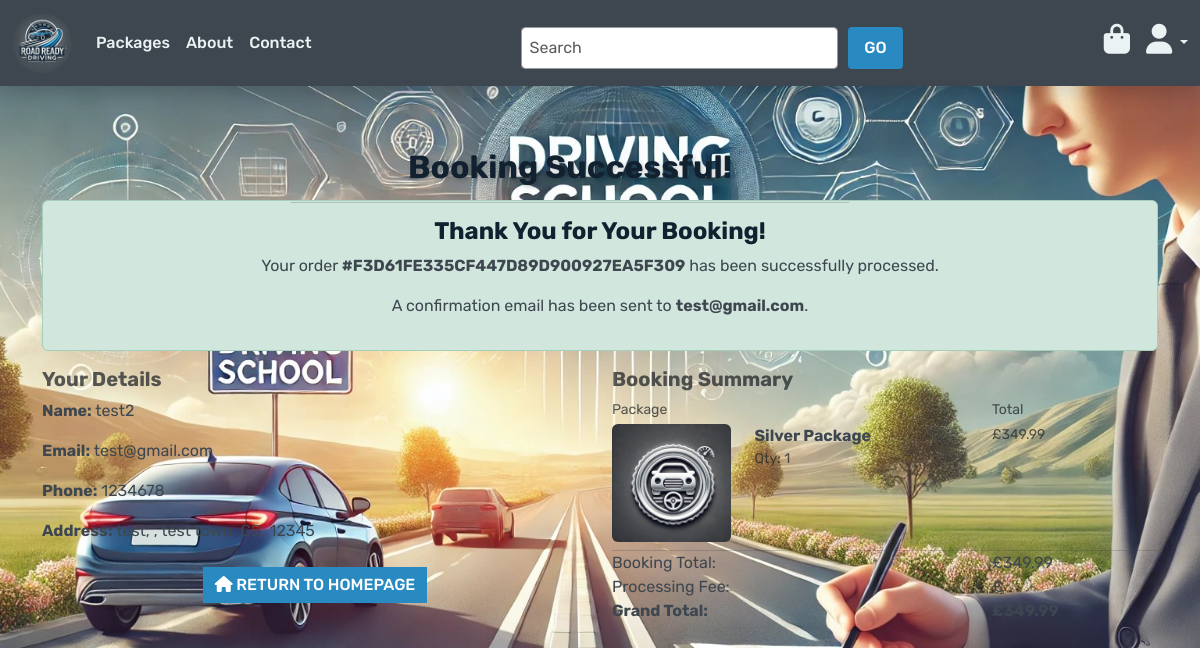
/checkout/success/F3D61FE335CF447D89D900927EA5F309/, run on the app's committed database.
### checkout/models.py (models this page shows, shortened)
class Order(models.Model):
    order_number = models.CharField(max_length=32, null=False, editable=False)
    full_name = models.CharField(max_length=50, blank=False)
    email = models.EmailField(max_length=254, blank=False)
    phone_number = models.CharField(max_length=20, blank=False)
    country = CountryField(blank_label='-- Select Country --*')
    street_address1 = models.CharField(max_length=80, blank=False)
    street_address2 = models.CharField(max_length=80, blank=True)
    town_or_city = models.CharField(max_length=40, blank=False)
    county = models.CharField(max_length=80, blank=True)
    postcode = models.CharField(max_length=20, blank=True)
    date = models.DateField(auto_now_add=True)
    order_total = models.DecimalField(max_digits=10, decimal_places=2, default=0)
    grand_total = models.DecimalField(max_digits=10, decimal_places=2, default=0)
    stripe_payment_intent_id = models.CharField(max_length=255, null=True, blank=True)
    user_profile = models.ForeignKey('profiles.UserProfile', on_delete=models.SET_NULL, null=True, blank=True, related_name='orders')

class OrderLineItem(models.Model):
    order = models.ForeignKey(Order, null=False, on_delete=models.CASCADE, related_name='lineitems')
    package = models.ForeignKey(ExternalPackage, null=False, on_delete=models.CASCADE)
    quantity = models.IntegerField(null=False, blank=False, default=1)
    lineitem_total = models.DecimalField(max_digits=6, decimal_places=2, null=False, blank=False, editable=False)

### packages/models.py (models this page shows, shortened)
class Package(models.Model):
    CATEGORY_CHOICES = [
        ('bronze', 'Bronze'),
        ('silver', 'Silver'),
        ('gold', 'Gold'),
    ]
    category = models.ForeignKey(Category, on_delete=models.CASCADE, related_name="packages")
    name = models.CharField(max_length=100, unique=True)
    icon = models.CharField(max_length=100)  # Stores the icon name like "bronze-driving-icon"
    price = models.DecimalField(max_digits=6, decimal_places=2)
    description = models.TextField()
    image_url = models.URLField(max_length=500, blank=True, null=True)  # Stores hosted image URL
    image = models.ImageField(upload_to="packages/", blank=True, null=True)  # Stores uploaded image

### checkout/views.py (the view)
# urls.py: path("success/<order_number>/", views.checkout_success, name="checkout_success"),
def checkout_success(request, order_number):
    save_info = request.session.get("save_info", False)
    order = get_object_or_404(Order, order_number=order_number)
    messages.success(
        request,
        f"Order successfully processed! \
        Your order number is {order_number}. A confirmation \
        email will be sent to {order.email}.",
    )
    if "bag" in request.session:
        del request.session["bag"]
    template = "checkout/checkout_success.html"
    context = {
        "order": order,
    }
    return render(request, template, context)

### bag/contexts.py (called while the page is built, shortened)
def bag_contents(request):
    bag_items = []
    total = 0
    package_count = 0
    bag = request.session.get('bag', {})
    context = {
        'bag_items': bag_items,
        'total': total,
        'package_count': package_count,
    }
    return context

### checkout/templates/checkout/checkout_success.html
{% extends "base.html" %}
{% load static %}
{% block extra_css %}
    <link rel="stylesheet" href="{% static 'checkout/css/checkout.css' %}">
{% endblock %}
{% block page_header %}
    <div class="container header-container">
        <div class="row">
            <div class="col text-center mt-5">
                <h2 class="logo-font">Booking Successful!</h2>
                <hr class="mx-auto w-50 mb-4">
            </div>
        </div>
    </div>
{% endblock %}
{% block content %}
    <div class="container">
        <div class="row">
            <div class="col text-center">
                <div class="alert alert-success">
                    <h4 class="font-weight-bold">Thank You for Your Booking!</h4>
                    <p>Your order <strong>#{{ order.order_number }}</strong> has been successfully processed.</p>
                    <p>A confirmation email has been sent to <strong>{{ order.email }}</strong>.</p>
                </div>
            </div>
        </div>
        <div class="row">
            <div class="col-12 col-lg-6 order-lg-last mb-5">
                <h5 class="text-muted">Booking Summary</h5>
                <div class="row">
                    <div class="col-8">
                        <p class="mb-1 mt-0 small text-muted">Package</p>
                    </div>
                    <div class="col-4 text-right">
                        <p class="mb-1 mt-0 small text-muted">Total</p>
                    </div>
                </div>
                {% for item in order.lineitems.all %}
                    <div class="row">
                        <div class="col-3 mb-2">
                            <a href="{% url 'package_detail' item.package.id %}">
                                {% if item.package.image %}
                                    <img class="img-fluid rounded" src="{{ item.package.image.url }}" alt="{{ item.package.name }}">
                                {% else %}
                                    <img class="img-fluid rounded" src="{{ MEDIA_URL }}noimage.png" alt="{{ item.package.name }}">
                                {% endif %}
                            </a>
                        </div>
                        <div class="col-5">
                            <p class="my-0"><strong>{{ item.package.name }}</strong></p>
                            <p class="my-0 small text-muted">Qty: {{ item.quantity }}</p>
                        </div>
                        <div class="col-4 text-right">
                            <p class="my-0 small text-muted">£{{ item.lineitem_total|floatformat:2 }}</p>
                        </div>
                    </div>
                {% endfor %}
                <hr class="my-0">
                <div class="row text-black text-right">
                    <div class="col-8">
                        <p class="my-0">Booking Total:</p>
                        <p class="my-0">Processing Fee:</p>
                        <p class="my-0"><strong>Grand Total:</strong></p>
                    </div>
                    <div class="col-4">
                        <p class="my-0">£{{ order.order_total|floatformat:2 }}</p>
                        <p class="my-0">£{{ processing_fee|floatformat:2 }}</p>
                        <p class="my-0"><strong>£{{ order.grand_total|floatformat:2 }}</strong></p>
                    </div>
                </div>
            </div>
            <div class="col-12 col-lg-6">
                <h5 class="text-muted">Your Details</h5>
                <p><strong>Name:</strong> {{ order.full_name }}</p>
                <p><strong>Email:</strong> {{ order.email }}</p>
                <p><strong>Phone:</strong> {{ order.phone_number }}</p>
                <p><strong>Address:</strong> {{ order.street_address1 }}, {{ order.street_address2 }}, {{ order.town_or_city }}, {{ order.country }}, {{ order.postcode }}</p>
                <div class="text-center mt-4">
                    <a href="{% url 'home' %}" class="btn btn-primary rounded-0">
                        <i class="fas fa-home"></i> Return to Homepage
                    </a>
                </div>
            </div>
        </div>
    </div>
{% endblock %}

### staticfiles/static/css/base.css (style rules this page uses)
html, body { height: 100%; font-family: 'Rubik', sans-serif; color: #3E474F; }
body { background: url("/static/media/background-image.jpg") no-repeat center center fixed; background-size: cover; height: calc(100vh - 164px); padding-top: 100px; }
h1, h2, h3, h4, h5, h6 { font-family: 'Rubik', sans-serif; font-weight: 700; color: #112130; }
p { font-weight: 400; color: #3E474F; }
.logo-font { color: #112130 !important; font-weight: 700; text-shadow: 2px 2px 5px rgba(0, 0, 0, 0.2); }
.btn { font-family: 'Rubik', sans-serif; font-weight: 500; text-transform: uppercase; }
.btn-primary { background-color: #288AC1; color: white; border: none; transition: 0.3s ease-in-out; }
.logo-font { text-align: center; font-weight: bold; color: #333; }
.header-container { position: absolute; top: 0; width: 100%; z-index: 1050; margin-top: 0; margin-bottom: 50px; }
.container { padding-top: 100px; }

### data on the page
Order: order_number "F3D61FE335CF447D89D900927EA5F309", email "test@gmail.com", order_total "349.99", grand_total "349.99", full_name "test2", phone_number "1234678", street_address1 "test", town_or_city "test town", country "GB", postcode "12345"
OrderLineItem: package.image (picture), package.name "Silver Package", quantity "1", lineitem_total "349.99"
